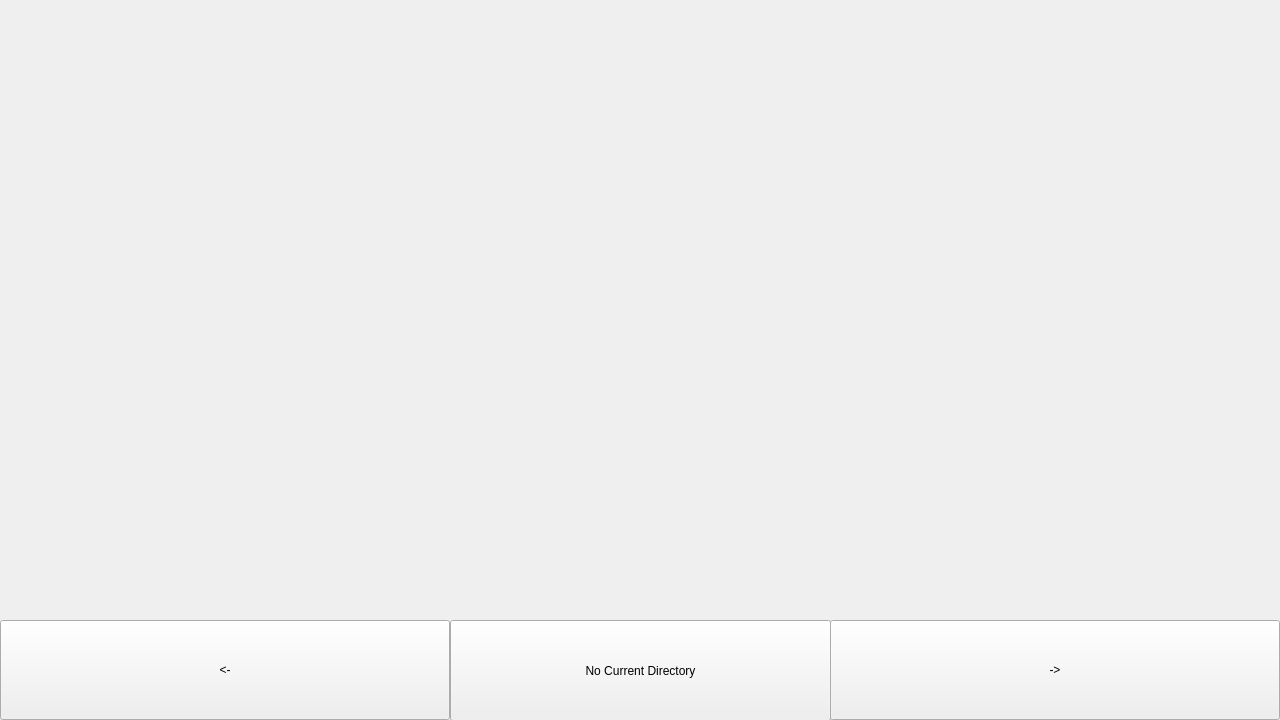
<?xml version="1.0" encoding="UTF-8"?>
<ui version="4.0">
 <class>MainWindow</class>
 <widget class="QMainWindow" name="MainWindow">
  <property name="geometry">
   <rect>
    <x>0</x>
    <y>0</y>
    <width>1280</width>
    <height>720</height>
   </rect>
  </property>
  <property name="windowTitle">
   <string>Image Viewer</string>
  </property>
  <property name="windowIcon">
   <iconset>
    <normaloff>bin/icon.ico</normaloff>bin/icon.ico</iconset>
  </property>
  <widget class="QWidget" name="centralwidget">
   <widget class="QLabel" name="photo">
    <property name="geometry">
     <rect>
      <x>0</x>
      <y>0</y>
      <width>1280</width>
      <height>620</height>
     </rect>
    </property>
    <property name="text">
     <string/>
    </property>
    <property name="pixmap">
     <pixmap>bin/NoDirectoryFound.png</pixmap>
    </property>
    <property name="scaledContents">
     <bool>true</bool>
    </property>
   </widget>
   <widget class="QPushButton" name="back">
    <property name="geometry">
     <rect>
      <x>0</x>
      <y>620</y>
      <width>450</width>
      <height>100</height>
     </rect>
    </property>
    <property name="text">
     <string>&lt;-</string>
    </property>
   </widget>
   <widget class="QPushButton" name="forward">
    <property name="geometry">
     <rect>
      <x>830</x>
      <y>620</y>
      <width>450</width>
      <height>100</height>
     </rect>
    </property>
    <property name="text">
     <string>-&gt;</string>
    </property>
   </widget>
   <widget class="QPushButton" name="dir">
    <property name="geometry">
     <rect>
      <x>450</x>
      <y>620</y>
      <width>381</width>
      <height>101</height>
     </rect>
    </property>
    <property name="text">
     <string>No Current Directory</string>
    </property>
   </widget>
  </widget>
 </widget>
 <resources/>
 <connections/>
</ui>
